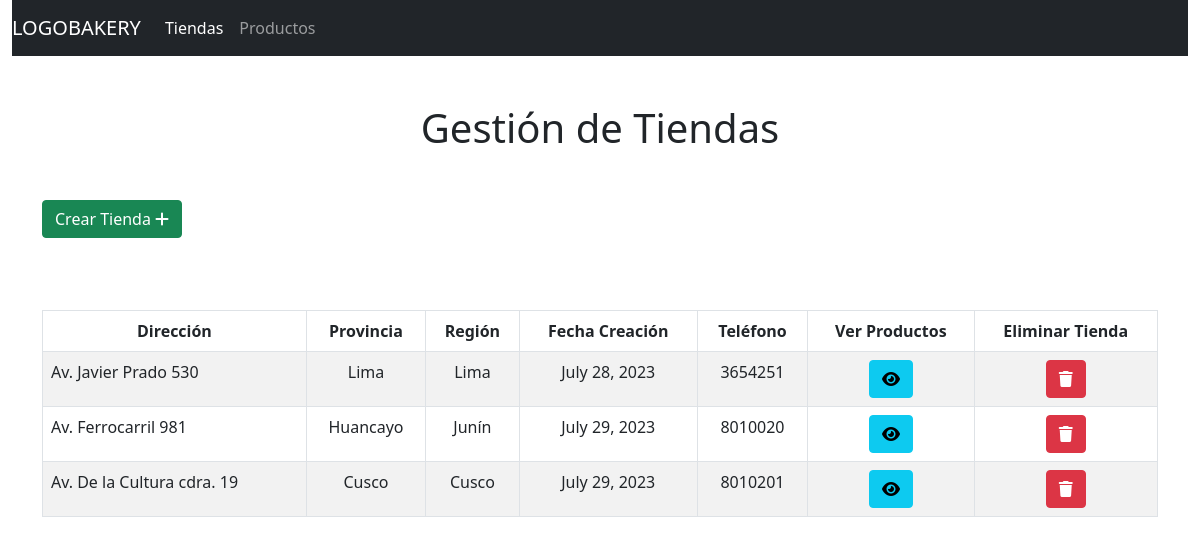
Page /gestionTienda/Tiendas on the earlier database version.
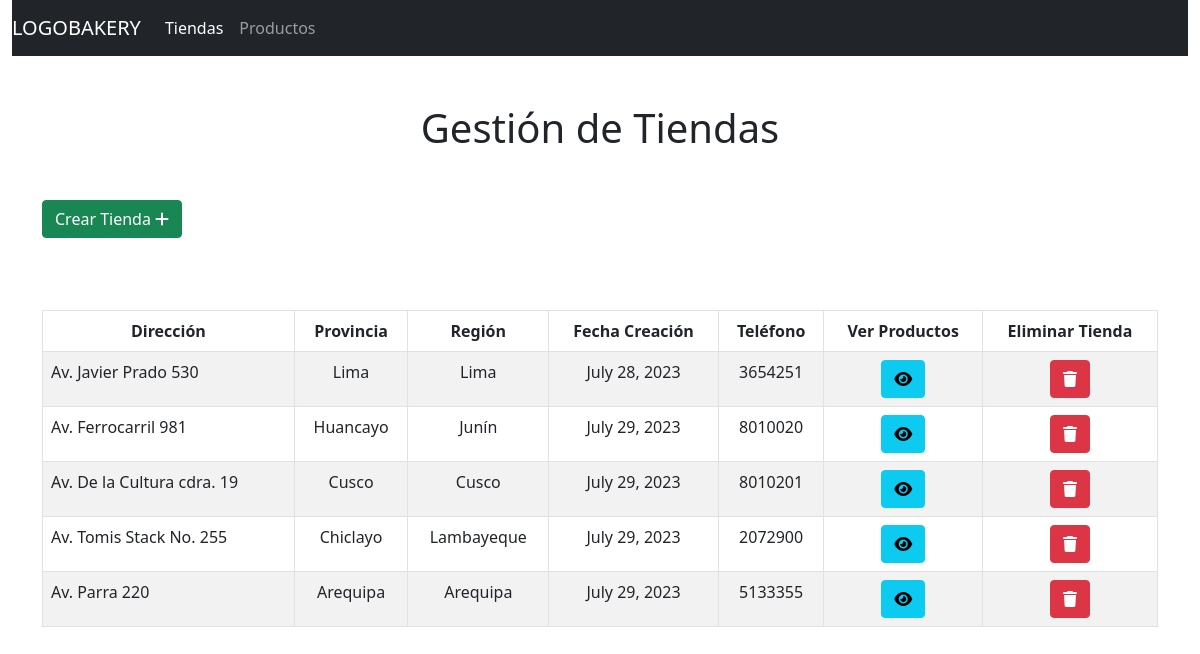
Same page on the later database version.
### gestionTienda/models.py (models this page shows)
class Tienda(models.Model):
    direccion = models.CharField(max_length=50, blank=True, null=True)
    provincia = models.CharField(max_length=50, blank=True, null=True)
    region = models.CharField(max_length=50, blank=True, null=True)
    fechaCreacion = models.DateField( blank=True, null=True)
    telefono = models.CharField(max_length=15, blank=True, null=True)

### gestionTienda/views.py (the view, shortened to what this page needs)
# urls.py: path('Tiendas',views.tiendas, name='tiendas'),
def tiendas(request):
    return render(request, 'tiendas.html', {
        'listaTiendas': Tienda.objects.all().order_by('id')
    })

### gestionTienda/templates/tiendas.html (shortened to what this page needs)
{% load static %}
<!DOCTYPE html>
<html>
    <head>
        <link rel="stylesheet" href="{% static 'estilos.css' %}">
        <link rel="stylesheet" href="https://cdnjs.cloudflare.com/ajax/libs/font-awesome/6.3.0/css/all.min.css" />
    </head>
    <body>
        <div class="container-fluid">
            <nav class="navbar navbar-expand-lg navbar-dark bg-dark">
                <a class="navbar-brand">LOGOBAKERY</a>
                <div >
                    <ul class="navbar-nav mr-auto">
                        <li class="nav-item">
                            <a class="nav-link active" href="{% url 'gestionTienda:tiendas' %}">Tiendas</a>
                        </li>
                        <li class="nav-item">
                            <a class="nav-link" href="{% url 'gestionTienda:productos' %}">Productos</a>
                        </li>
                    </ul>
                </div>
            </nav>
        </div>
        <div class="mt-5 text-center">
            <h1>Gestión de Tiendas</h1>
        </div>
        <div class="container mt-5">
            <div class="row justify-content-between">
                <div class="col-2">
                    <button class="btn btn-success" data-bs-toggle="modal" data-bs-target="#nuevaTienda">Crear Tienda <i class="fa-solid fa-plus"></i></button>
                </div>
            </div>
        </div>
        <br>
        <div class="mt-5 container">
            <div class="row justify-content-center">
                <div class="col-12">
                    <table class="table table-responsive table-bordered table-striped">
                        <thead class="thead-light">
                            <th class="text-center">Dirección</th>
                            <th class="text-center">Provincia</th>
                            <th class="text-center">Región</th>
                            <th class="text-center">Fecha Creación</th>
                            <th class="text-center">Teléfono</th>
                            <th class="text-center">Ver Productos</th>
                            <th class="text-center">Eliminar Tienda</th>
                        </thead>
                        <tbody>
                            {% for tienda in listaTiendas %}
                            <tr>
                                <td>{{ tienda.direccion }}</td>
                                <td class="text-center">{{ tienda.provincia }}</td>
                                <td class="text-center">{{ tienda.region }}</td>
                                <td class="text-center">{{ tienda.fechaCreacion }}</td>
                                <td class="text-center">{{ tienda.telefono }}</td>
                                <td class="text-center"><a class="btn btn-info" href="{% url 'gestionTienda:detalle' tienda.id %}"><i class="fa-solid fa-eye"></i></a></td>
                                <td class="text-center"><a class="btn btn-danger" href="{% url 'gestionTienda:eliminarTienda' tienda.id %}"><i class="fa-solid fa-trash"></i></a></td>
                            </tr>
                            {% endfor %}
                        </tbody>
                    </table>
                </div>
            </div>
        </div>
    </body>
</html>

Differences in the rows shown:
added Tienda: direccion "Av. Tomis Stack No. 255", provincia "Chiclayo", region "Lambayeque", fechaCreacion "July 29, 2023", telefono "2072900"
added Tienda: direccion "Av. Parra 220", provincia "Arequipa", region "Arequipa", fechaCreacion "July 29, 2023", telefono "5133355"
